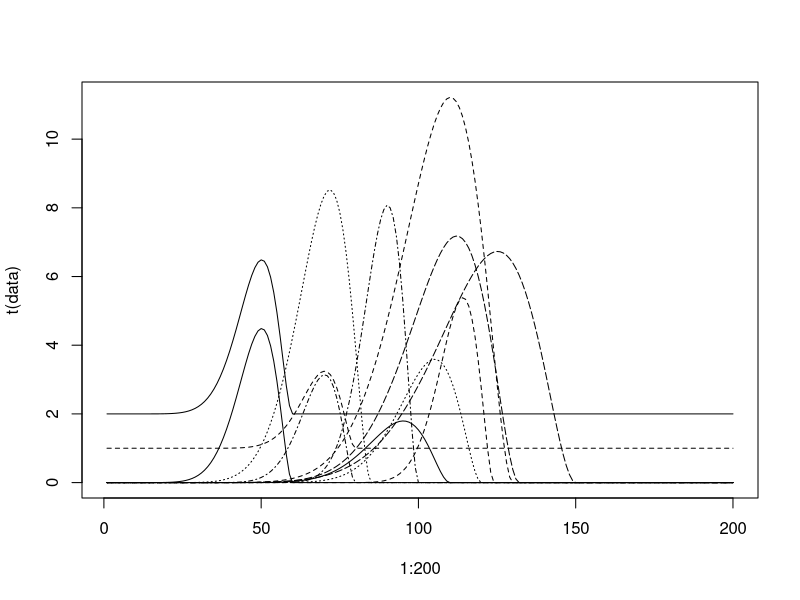

This chart was generated by the following R code:

a=10
b=2
fun=function(t){
  result=1000*(t^a*(1-t)^b)
  if(t>1) {result=0}
  return(result)}
fun=Vectorize(fun)


times=seq(0,1,length.out=60)

data=matrix(0,12,200)

data[1,1:60]=fun(times)
data[2,11:130]=2.5*fun(seq(0,1,length.out=120)) 
data[3,31:120]=0.8*fun(seq(0,1,length.out=90))
data[4,41:100]=1.8*fun(times)
data[5,1:150]=1.5*fun(seq(0,1,length.out=150))
data[6,21:110]=0.4*fun(seq(0,1,length.out=90)) 
data[7,65:124]=1.2*fun(times)
data[8,6:85]=1.9*fun(seq(0,1,length.out=80)) 
data[9,21:80]=0.7*fun(times)
data[10,13:132]=1.6*fun(seq(0,1,length.out=120))

data[11,] = 2
data[11,1:60]=2+fun(times)
data[12,] = 1
data[12,21:80]=1+0.5*fun(times)

data=as.matrix(data)

x11()
matplot(1:200, t(data), type="l", col=1)


